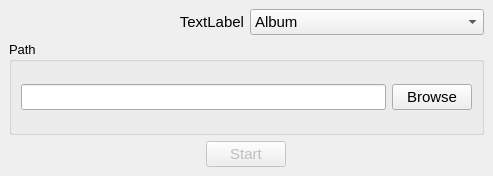
<?xml version="1.0" encoding="UTF-8"?>
<ui version="4.0">
    <class>main_window</class>
    <widget class="QMainWindow" name="main_window">
        <property name="geometry">
            <rect>
                <x>0</x>
                <y>0</y>
                <width>493</width>
                <height>176</height>
            </rect>
        </property>
        <property name="windowTitle">
            <string>MainWindow</string>
        </property>
        <widget class="QWidget" name="central_widget">
            <layout class="QVBoxLayout" name="verticalLayout">
                <item>
                    <layout class="QHBoxLayout" name="mode_horizontal_layout">
                        <item>
                            <widget class="QLabel" name="mode_label">
                                <property name="font">
                                    <font>
                                        <pointsize>11</pointsize>
                                    </font>
                                </property>
                                <property name="text">
                                    <string>TextLabel</string>
                                </property>
                                <property name="alignment">
                                    <set>Qt::AlignRight|Qt::AlignTrailing|Qt::AlignVCenter</set>
                                </property>
                            </widget>
                        </item>
                        <item>
                            <widget class="QComboBox" name="mode_combo_box">
                                <property name="font">
                                    <font>
                                        <pointsize>11</pointsize>
                                    </font>
                                </property>
                                <item>
                                    <property name="text">
                                        <string>Album</string>
                                    </property>
                                </item>
                                <item>
                                    <property name="text">
                                        <string>Band</string>
                                    </property>
                                </item>
                                <item>
                                    <property name="text">
                                        <string>Compilation</string>
                                    </property>
                                </item>
                            </widget>
                        </item>
                    </layout>
                </item>
                <item>
                    <widget class="QGroupBox" name="path_group_box">
                        <property name="font">
                            <font>
                                <pointsize>10</pointsize>
                            </font>
                        </property>
                        <property name="title">
                            <string>Path</string>
                        </property>
                        <layout class="QHBoxLayout" name="horizontalLayout_4">
                            <item>
                                <widget class="QLineEdit" name="path_line_edit">
                                    <property name="font">
                                        <font>
                                            <pointsize>11</pointsize>
                                        </font>
                                    </property>
                                </widget>
                            </item>
                            <item>
                                <widget class="QPushButton" name="browse_push_button">
                                    <property name="sizePolicy">
                                        <sizepolicy hsizetype="Minimum" vsizetype="Fixed">
                                            <horstretch>0</horstretch>
                                            <verstretch>0</verstretch>
                                        </sizepolicy>
                                    </property>
                                    <property name="font">
                                        <font>
                                            <pointsize>11</pointsize>
                                        </font>
                                    </property>
                                    <property name="text">
                                        <string>Browse</string>
                                    </property>
                                </widget>
                            </item>
                        </layout>
                    </widget>
                </item>
                <item>
                    <layout class="QHBoxLayout" name="start_horizontal_layout">
                        <item>
                            <widget class="QPushButton" name="start_push_button">
                                <property name="enabled">
                                    <bool>false</bool>
                                </property>
                                <property name="sizePolicy">
                                    <sizepolicy hsizetype="Fixed" vsizetype="Fixed">
                                        <horstretch>0</horstretch>
                                        <verstretch>0</verstretch>
                                    </sizepolicy>
                                </property>
                                <property name="font">
                                    <font>
                                        <pointsize>11</pointsize>
                                    </font>
                                </property>
                                <property name="text">
                                    <string>Start</string>
                                </property>
                            </widget>
                        </item>
                    </layout>
                </item>
            </layout>
        </widget>
        <widget class="QMenuBar" name="menubar">
            <property name="geometry">
                <rect>
                    <x>0</x>
                    <y>0</y>
                    <width>493</width>
                    <height>20</height>
                </rect>
            </property>
        </widget>
    </widget>
    <resources/>
    <connections/>
</ui>
